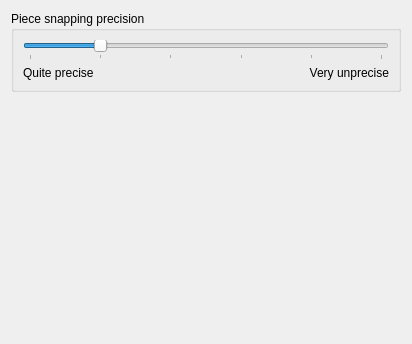
<ui version="4.0" >
 <class>GameplaySettingsWidget</class>
 <widget class="QWidget" name="GameplaySettingsWidget" >
  <property name="geometry" >
   <rect>
    <x>0</x>
    <y>0</y>
    <width>412</width>
    <height>344</height>
   </rect>
  </property>
  <layout class="QVBoxLayout" name="mainLayout" >
   <item>
    <widget class="QGroupBox" name="precisionBox" >
     <property name="title" >
      <string>Piece snapping precision</string>
     </property>
     <layout class="QGridLayout" name="precisionLayout" >
      <item row="0" column="0" colspan="2" >
       <widget class="QSlider" name="precisionSlider" >
        <property name="minimum" >
         <number>5</number>
        </property>
        <property name="maximum" >
         <number>30</number>
        </property>
        <property name="singleStep" >
         <number>5</number>
        </property>
        <property name="pageStep" >
         <number>10</number>
        </property>
        <property name="value" >
         <number>10</number>
        </property>
        <property name="orientation" >
         <enum>Qt::Horizontal</enum>
        </property>
        <property name="tickPosition" >
         <enum>QSlider::TicksBelow</enum>
        </property>
        <property name="tickInterval" >
         <number>5</number>
        </property>
       </widget>
      </item>
      <item row="1" column="0" >
       <widget class="QLabel" name="labelLowPrecision" >
        <property name="text" >
         <string>Quite precise</string>
        </property>
       </widget>
      </item>
      <item row="1" column="1" >
       <widget class="QLabel" name="labelHighPrecision" >
        <property name="text" >
         <string>Very unprecise</string>
        </property>
        <property name="alignment" >
         <set>Qt::AlignRight|Qt::AlignTrailing|Qt::AlignVCenter</set>
        </property>
       </widget>
      </item>
     </layout>
    </widget>
   </item>
   <item>
    <spacer name="verticalSpacer" >
     <property name="orientation" >
      <enum>Qt::Vertical</enum>
     </property>
     <property name="sizeHint" stdset="0" >
      <size>
       <width>20</width>
       <height>40</height>
      </size>
     </property>
    </spacer>
   </item>
  </layout>
 </widget>
 <resources/>
 <connections/>
</ui>
